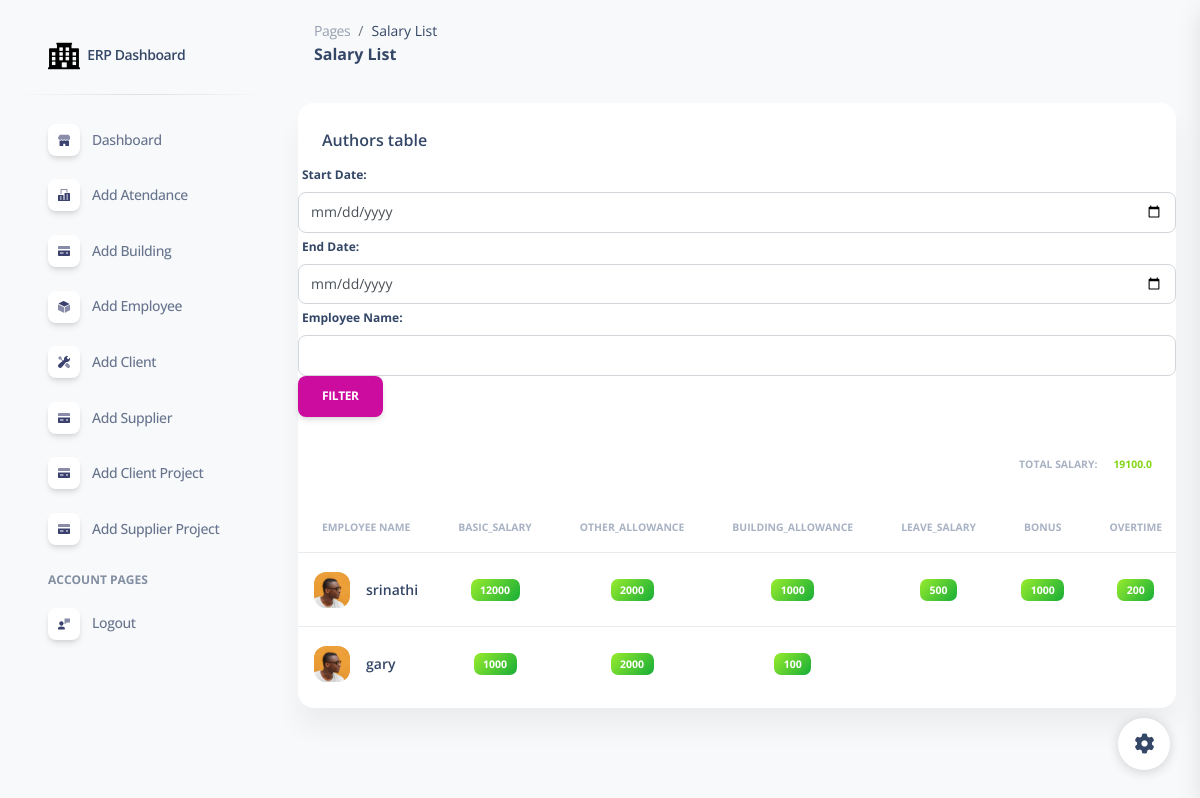
The app's page /salary_list/ (signed in), older data.
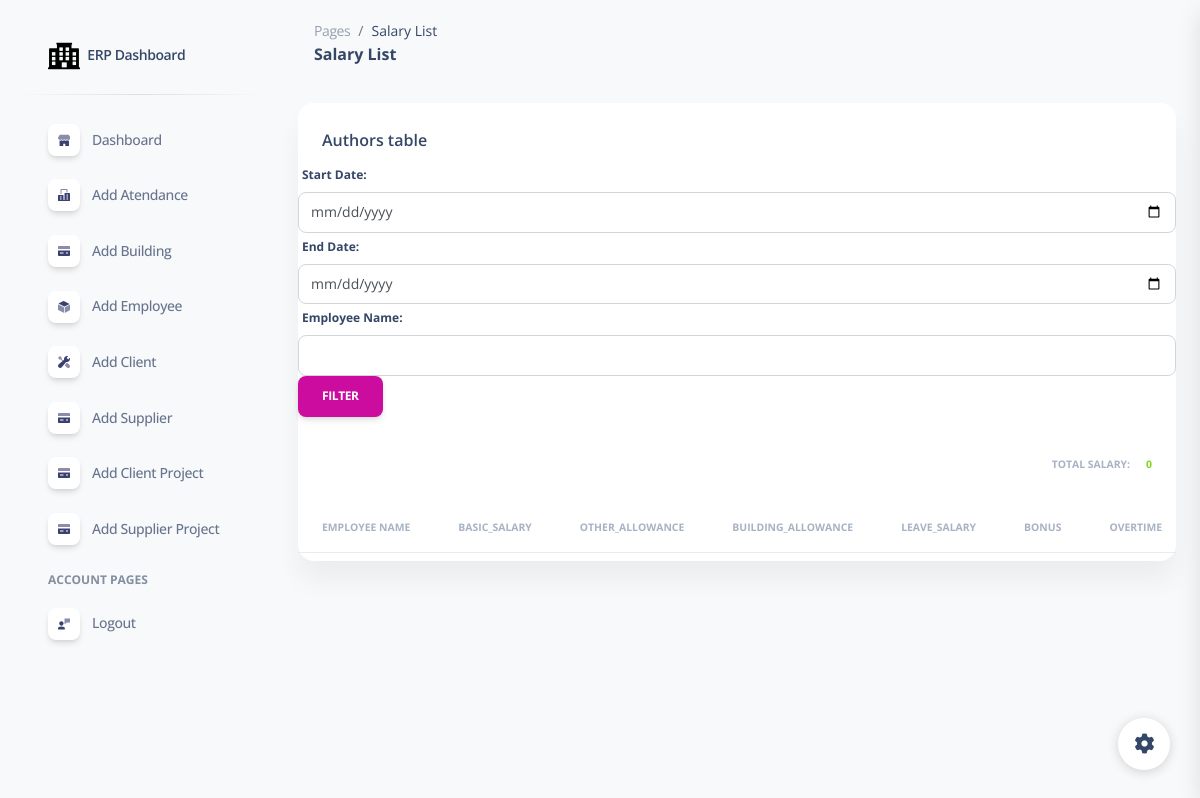
The same page, newer data.
### erpapp/models.py (models this page shows)
class Salary(models.Model):
    employee_name = models.ForeignKey(Employee ,on_delete=models.CASCADE)
    basic_salary = models.CharField(max_length=255)
    date=models.DateField()
    other_allowance = models.CharField(max_length=255)
    building_allowance = models.CharField(max_length=255)
    leave_salary = models.CharField(max_length=255)
    bonus = models.CharField(max_length=255)
    overtime = models.CharField(max_length=255)
    ticket = models.CharField(max_length=255)
    lop = models.CharField(max_length=255)
    damage_deduct = models.CharField(max_length=255)
    other_deduct = models.CharField(max_length=255)
    def calculate_total(self):
        basic_salary = float(self.basic_salary) if self.basic_salary else 0
        other_allowance = float(self.other_allowance) if self.other_allowance else 0
        building_allowance = float(self.building_allowance) if self.building_allowance else 0
        leave_salary = float(self.leave_salary) if self.leave_salary else 0
        bonus = float(self.bonus) if self.bonus else 0
        overtime = float(self.overtime) if self.overtime else 0
        ticket = float(self.ticket) if self.ticket else 0
        lop = float(self.lop) if self.lop else 0
        damage_deduct = float(self.damage_deduct) if self.damage_deduct else 0
        other_deduct = float(self.other_deduct) if self.other_deduct else 0
        total = (
            basic_salary +
            other_allowance +
            building_allowance +
            leave_salary +
            bonus +
            overtime +
            ticket -
            lop -
            damage_deduct -
            other_deduct
        )
        return total

class Employee(models.Model):
    employeename = models.CharField(max_length=255)
    date_of_joining = models.CharField(max_length=225)
    passport_number = models.CharField(max_length=255)
    passport_expirydate =  models.CharField(max_length=255)
    eid =  models.CharField(max_length=255)
    eid_expirydate =  models.CharField(max_length=255)
    nationality = models.CharField(max_length=255)
    operatorcard_expirydate = models.CharField(max_length=255)
    date_of_releiving = models.CharField(max_length=255)
    passportattachment = models.FileField(upload_to='employee_attachments/', null=True, blank=True)
    emiratesattachment = models.FileField(upload_to='employee_attachments/', null=True, blank=True)
    operatorcardattachment = models.FileField(upload_to='employee_attachments/', null=True, blank=True)
    def __str__(self):
        return self.employeename

### erpapp/views.py (the view)
# urls.py: path('salary_list/',salary_list,name='salary_list'),
@login_required
def salary_list(request):
    if request.method == 'GET':
        start_date_str = request.GET.get('start_date')
        end_date_str = request.GET.get('end_date')
        employee_name = request.GET.get('employee_name')
        date_format = '%Y-%m-%d'
        salary = Salary.objects.all()
        if start_date_str and end_date_str:
            start_date = datetime.strptime(start_date_str, date_format)
            end_date = datetime.strptime(end_date_str, date_format)
            salary = Salary.objects.filter(date__range=(start_date, end_date))
        if employee_name:
            salary = salary.filter(employee_name__employeename=employee_name)
        total_salary = sum(entry.calculate_total() for entry in salary)
    return render(request, 'salary_list.html', {'salary': salary,'total_salary':total_salary})

### erpapp/templates/salary_list.html (shortened to what the changed rows need)
{% extends 'base.html' %}
{% load static %}
{% block content %}
<!DOCTYPE html>
<html lang="en">
<head>
  <link href="{% static  'css/nucleo-icons.css' %}" rel="stylesheet" />
  <link href="{% static  'css/nucleo-svg.css' %}" rel="stylesheet" />
  <link href="{% static '/css/nucleo-svg.css' %}" rel="stylesheet" />
  <link id="pagestyle" href="{% static 'css/soft-ui-dashboard.css' %}" rel="stylesheet" />
</head>
<body class="g-sidenav-show  bg-gray-100">
<main class="main-content position-relative max-height-vh-100 h-100 mt-1 border-radius-lg ">
    <div class="container-fluid py-4">
      <div class="row">
        <div class="col-12">
          <div class="card mb-4">
            <div class="card-body px-0 pt-0 pb-2">
              <div class="table-responsive p-0">
                <table class="table align-items-center mb-0">
                  <thead>
                    <tr>
                      <th class="text-uppercase text-secondary text-xxs font-weight-bolder opacity-7">Employee Name</th>
                      <th class="text-uppercase text-secondary text-xxs font-weight-bolder opacity-7">basic_salary</th>
                      <th class="text-uppercase text-secondary text-xxs font-weight-bolder opacity-7">other_allowance</th>
                      <th class="text-uppercase text-secondary text-xxs font-weight-bolder opacity-7">building_allowance</th>
                      <th class="text-uppercase text-secondary text-xxs font-weight-bolder opacity-7">leave_salary</th>
                      <th class="text-uppercase text-secondary text-xxs font-weight-bolder opacity-7">bonus</th>
                      <th class="text-uppercase text-secondary text-xxs font-weight-bolder opacity-7">overtime</th>
                    </tr>
                  </thead>
                  <tbody>
                    {% for salary in salary %}
                    <tr>
                      <td>
                        <div class="d-flex px-2 py-1">
                          <div>
                            <img src="{% static '/img/team-2.jpg' %}" class="avatar avatar-sm me-3" alt="user1">
                          </div>
                          <div class="d-flex flex-column justify-content-center">
                            <h6 class="mb-0 text-sm">{{ salary.employee_name }}</h6>
                         </div>
                         <td class="align-middle text-center text-sm">
                            <span class="badge badge-sm bg-gradient-success">{{ salary.basic_salary }}</span>
                          </td>
                          <td class="align-middle text-center text-sm">
                            <span class="badge badge-sm bg-gradient-success">{{ salary.other_allowance }}</span>
                          </td>
                          <td class="align-middle text-center text-sm">
                            <span class="badge badge-sm bg-gradient-success">{{ salary.building_allowance }}</span>
                          </td>
                          <td class="align-middle text-center text-sm">
                            <span class="badge badge-sm bg-gradient-success">{{ salary.leave_salary }}</span>
                          </td>
                          <td class="align-middle text-center text-sm">
                            <span class="badge badge-sm bg-gradient-success">{{ salary.bonus }}</span>
                          </td>
                          <td class="align-middle text-center text-sm">
                            <span class="badge badge-sm bg-gradient-success">{{ salary.overtime }}</span>
                          </td>
                        </div>
                      </td>
                    </tr>
                    {% endfor %}
                    <div class="card-footer d-flex justify-content-end">
                      <h5 class="text-uppercase text-secondary text-xxs font-weight-bolder opacity-7 me-3">Total Salary:</h5>
                      <h5 class="text-uppercase text-success text-xxs font-weight-bolder">{{ total_salary|default:0 }}</h5>
                  </div>
                  </tbody>
                </table>
              </div>
            </div>
          </div>
        </div>
      </div>
{% endblock %}

Row changes from the older to the newer data that the page shows:
removed Salary: employee_name "srinathi", basic_salary "12000", other_allowance "2000", building_allowance "1000", leave_salary "500", bonus "1000", overtime "200"
removed Salary: employee_name "gary", basic_salary "1000", other_allowance "2000", building_allowance "100"
Text that changed along with them:
{{ total_salary|default:0 }}: "19100.0" → "0"
